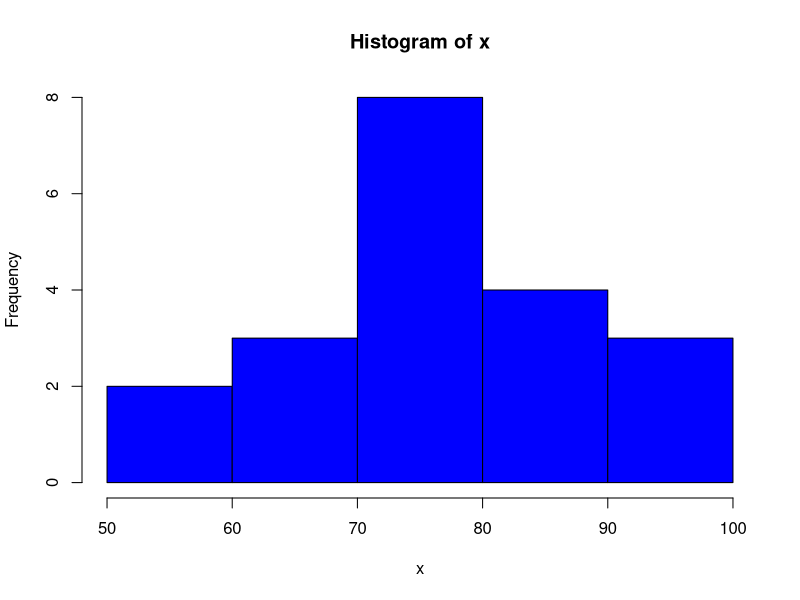
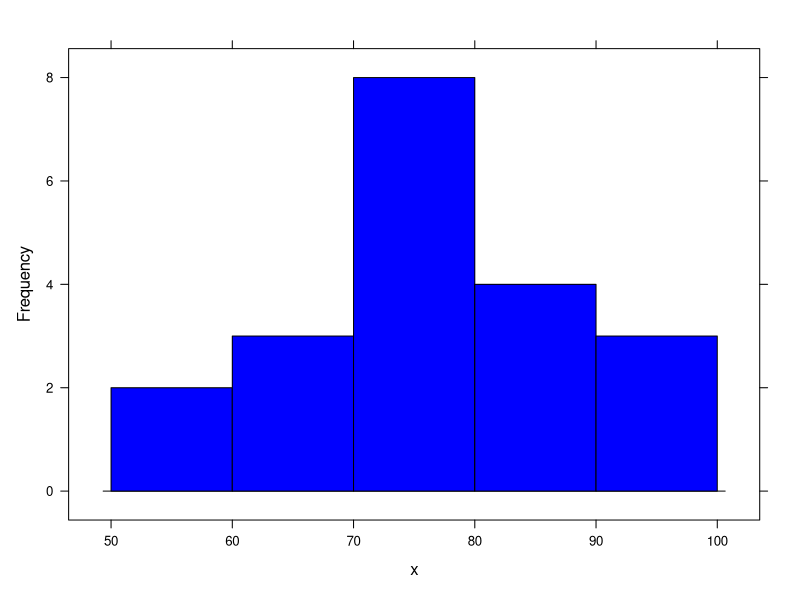
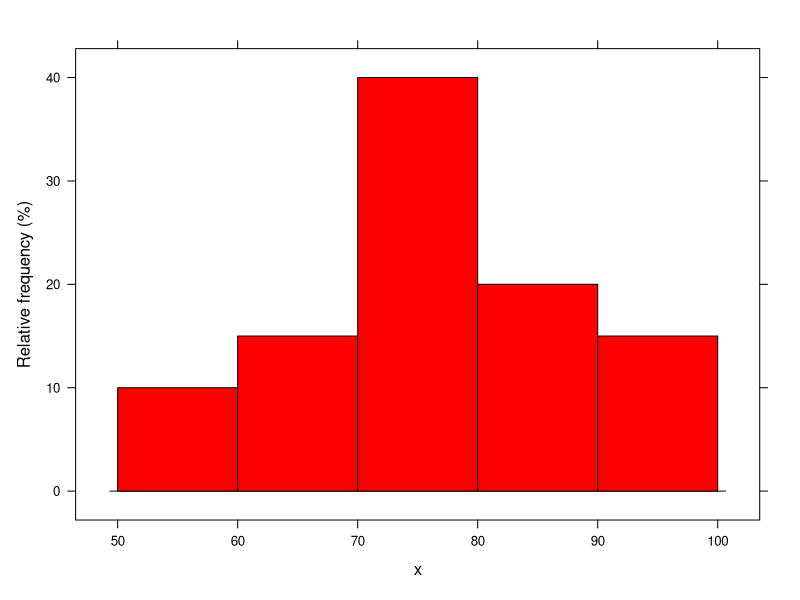
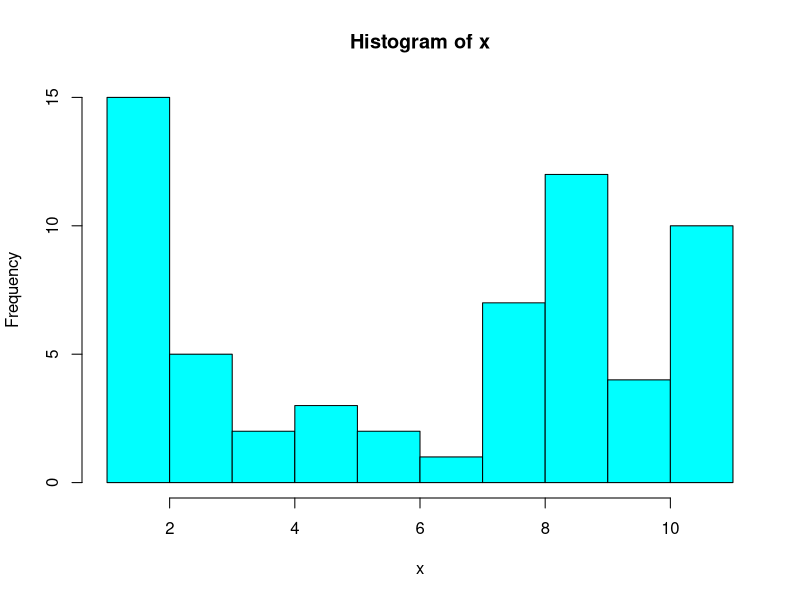
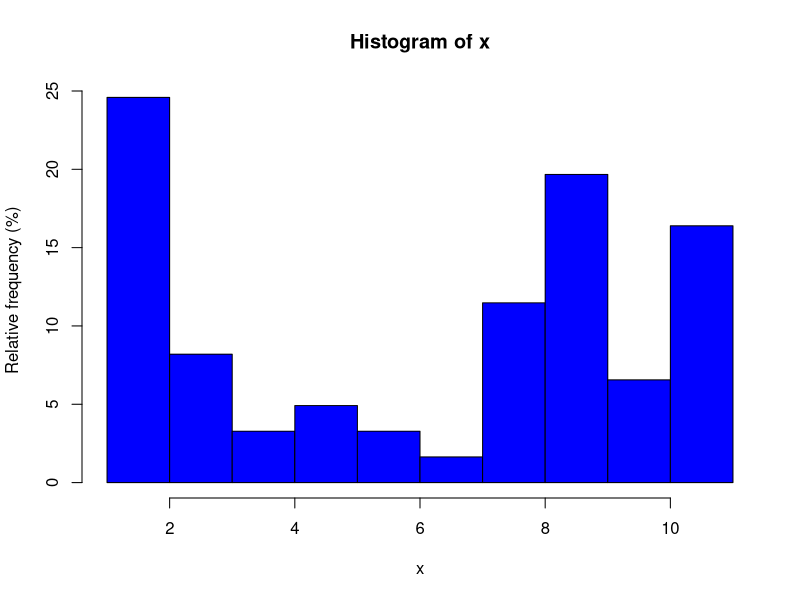

These charts were generated, in order, by the following R code:
## ---- chunk 1
##############################################################################
#=== Plotting Histogram from Dat values (with class boundary information) ===#
##############################################################################

x = c(56, 65, 98, 82, 64, 71, 78, 95, 59,75,99, 73, 69, 70, 71, 80, 76, 82, 85,77)

#=== Option 1 ===#

# 1. Frequency #
gh = hist(x, col="blue", right = F)

#=== Option 2 ===#
library(lattice) # make sure you have installed the package

# 1. Frequency #
histogram(x, col = "blue", type = "count", endpoints = c(50, 100), nint = 5, right = F, ylab = "Frequency")

# 2. Relative frequency #
histogram(x, col = "red", endpoints = c(50, 100), nint = 5, right = F, ylab = "Relative frequency (%)")


####################################################################################################################

###################################################################################
#=== Plotting Histogram from Frequency table (with class boundary information) ===#
###################################################################################

#=== Option 1 ===#

# 1. Frequency #
Overall.Cond = seq(1, 11, by = 1) # Sequence of class boundaries #
Freq = c(15,5,2,3,2,1,7,12,4,10) # Frequencies #

myhist = list(breaks=Overall.Cond, counts=Freq, density=Freq/diff(Overall.Cond), xname = "x")

class(myhist) = "histogram"

plot(myhist, col = "cyan")

#=== Option 2 ===#
# 2. Relative frequency #
Overall.Cond = seq(1, 11, by = 1) # Sequence of class boundaries #
RF_Freq = (c(15,5,2,3,2,1,7,12,4,10)/sum(Freq))*100# Relative frequencies (%) #


myhistRF = list(breaks = Overall.Cond, counts = RF_Freq, density = RF_Freq/diff(Overall.Cond), xname = "x")

class(myhistRF) = "histogram"

plot(myhistRF, col = "blue", ylab = "Relative frequency (%)")

